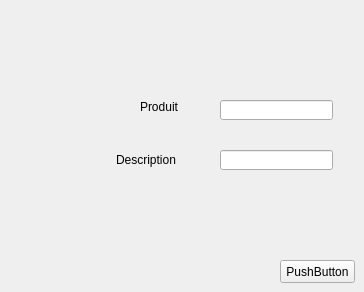
    <widget class="QWidget" name="tab_9">
     <attribute name="title">
      <string>Page</string>
     </attribute>
     <widget class="QLineEdit" name="lineEdit_produit_pdf">
      <property name="geometry">
       <rect>
        <x>220</x>
        <y>100</y>
        <width>113</width>
        <height>20</height>
       </rect>
      </property>
     </widget>
     <widget class="QLabel" name="label_14">
      <property name="geometry">
       <rect>
        <x>140</x>
        <y>100</y>
        <width>47</width>
        <height>13</height>
       </rect>
      </property>
      <property name="text">
       <string>Produit</string>
      </property>
     </widget>
     <widget class="QLabel" name="label_15">
      <property name="geometry">
       <rect>
        <x>116</x>
        <y>150</y>
        <width>61</width>
        <height>20</height>
       </rect>
      </property>
      <property name="text">
       <string>Description</string>
      </property>
     </widget>
     <widget class="QLineEdit" name="lineEdit_description_pdf">
      <property name="geometry">
       <rect>
        <x>220</x>
        <y>150</y>
        <width>113</width>
        <height>20</height>
       </rect>
      </property>
     </widget>
     <widget class="QPushButton" name="pushButton_pdf">
      <property name="geometry">
       <rect>
        <x>280</x>
        <y>260</y>
        <width>75</width>
        <height>23</height>
       </rect>
      </property>
      <property name="text">
       <string>PushButton</string>
      </property>
     </widget>
    </widget>
